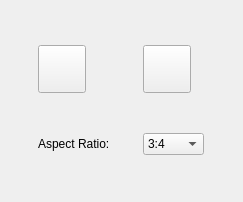
<?xml version="1.0" encoding="UTF-8"?>
<ui version="4.0">
 <class>GeometryModule</class>
 <widget class="QWidget" name="GeometryModule">
  <property name="geometry">
   <rect>
    <x>0</x>
    <y>0</y>
    <width>243</width>
    <height>202</height>
   </rect>
  </property>
  <property name="windowTitle">
   <string>Form</string>
  </property>
  <layout class="QGridLayout" name="gridLayout">
   <item row="1" column="0">
    <widget class="QLabel" name="label">
     <property name="text">
      <string>Aspect Ratio:</string>
     </property>
    </widget>
   </item>
   <item row="1" column="1">
    <widget class="QComboBox" name="cmbAspect">
     <property name="editable">
      <bool>false</bool>
     </property>
     <property name="currentIndex">
      <number>2</number>
     </property>
     <item>
      <property name="text">
       <string>1:2</string>
      </property>
     </item>
     <item>
      <property name="text">
       <string>2:3</string>
      </property>
     </item>
     <item>
      <property name="text">
       <string>3:4</string>
      </property>
     </item>
     <item>
      <property name="text">
       <string>--</string>
      </property>
     </item>
     <item>
      <property name="text">
       <string>10:15</string>
      </property>
     </item>
     <item>
      <property name="text">
       <string>13:17</string>
      </property>
     </item>
     <item>
      <property name="text">
       <string>15:18</string>
      </property>
     </item>
    </widget>
   </item>
   <item row="0" column="1">
    <widget class="QPushButton" name="btnRotate">
     <property name="sizePolicy">
      <sizepolicy hsizetype="Fixed" vsizetype="Fixed">
       <horstretch>0</horstretch>
       <verstretch>0</verstretch>
      </sizepolicy>
     </property>
     <property name="maximumSize">
      <size>
       <width>48</width>
       <height>48</height>
      </size>
     </property>
     <property name="text">
      <string/>
     </property>
     <property name="icon">
      <iconset resource="../../resources.qrc">
       <normaloff>:/icons/lock-closed.png</normaloff>:/icons/lock-closed.png</iconset>
     </property>
     <property name="checkable">
      <bool>true</bool>
     </property>
     <property name="flat">
      <bool>false</bool>
     </property>
    </widget>
   </item>
   <item row="0" column="0">
    <widget class="QPushButton" name="btnCrop">
     <property name="sizePolicy">
      <sizepolicy hsizetype="Fixed" vsizetype="Fixed">
       <horstretch>0</horstretch>
       <verstretch>0</verstretch>
      </sizepolicy>
     </property>
     <property name="maximumSize">
      <size>
       <width>48</width>
       <height>48</height>
      </size>
     </property>
     <property name="text">
      <string/>
     </property>
     <property name="icon">
      <iconset resource="../../resources.qrc">
       <normaloff>:/icons/crop.png</normaloff>:/icons/crop.png</iconset>
     </property>
    </widget>
   </item>
  </layout>
 </widget>
 <resources>
  <include location="../../resources.qrc"/>
 </resources>
 <connections>
  <connection>
   <sender>btnRotate</sender>
   <signal>clicked(bool)</signal>
   <receiver>GeometryModule</receiver>
   <slot>onLockAspectClicked(bool)</slot>
   <hints>
    <hint type="sourcelabel">
     <x>130</x>
     <y>56</y>
    </hint>
    <hint type="destinationlabel">
     <x>193</x>
     <y>11</y>
    </hint>
   </hints>
  </connection>
  <connection>
   <sender>btnCrop</sender>
   <signal>clicked()</signal>
   <receiver>GeometryModule</receiver>
   <slot>onCropRotateClicked()</slot>
   <hints>
    <hint type="sourcelabel">
     <x>66</x>
     <y>56</y>
    </hint>
    <hint type="destinationlabel">
     <x>194</x>
     <y>49</y>
    </hint>
   </hints>
  </connection>
  <connection>
   <sender>cmbAspect</sender>
   <signal>currentIndexChanged(int)</signal>
   <receiver>GeometryModule</receiver>
   <slot>onAspectRatioChanged(int)</slot>
   <hints>
    <hint type="sourcelabel">
     <x>157</x>
     <y>140</y>
    </hint>
    <hint type="destinationlabel">
     <x>233</x>
     <y>126</y>
    </hint>
   </hints>
  </connection>
 </connections>
 <slots>
  <slot>onCropRotateClicked()</slot>
  <slot>onLockAspectClicked(bool)</slot>
  <slot>onAspectRatioChanged(int)</slot>
 </slots>
</ui>
